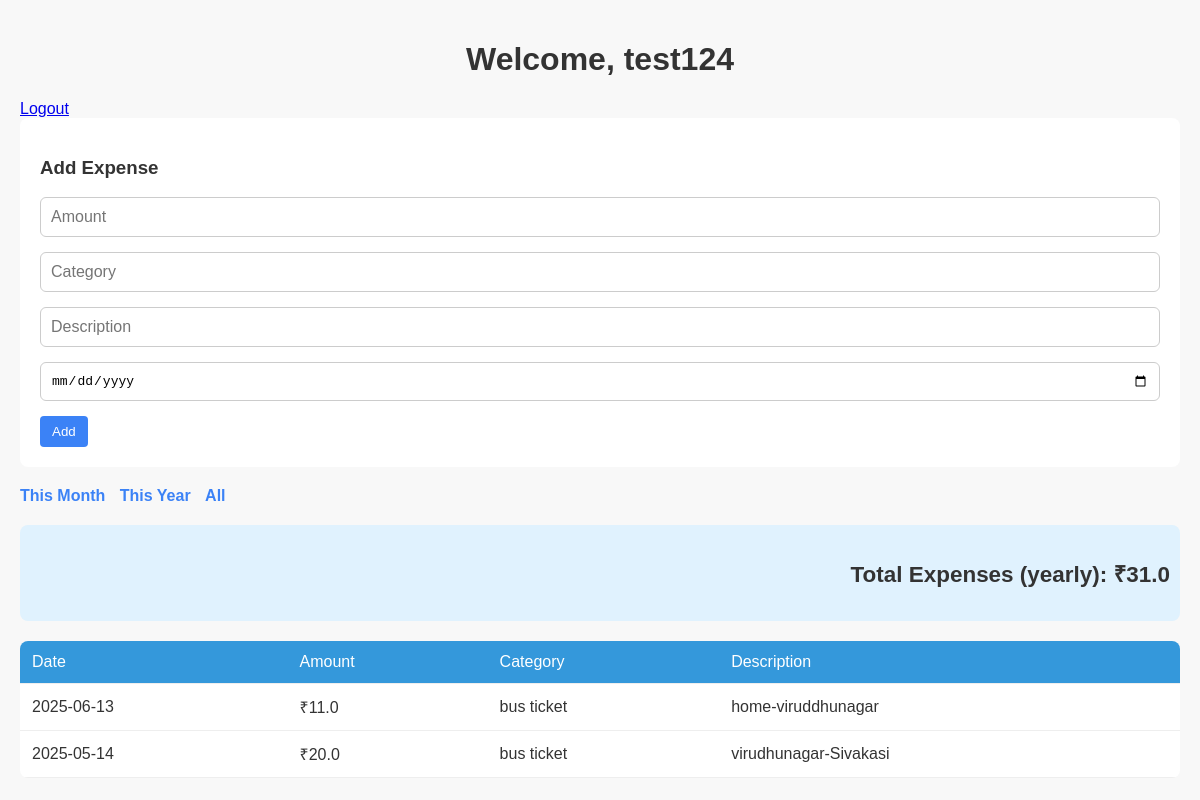
/dashboard?filter=yearly (signed in), run on the app's committed database.
### app.py (models this page shows)
class User(UserMixin, db.Model):
    id = db.Column(db.Integer, primary_key=True)
    username = db.Column(db.String(80), unique=True, nullable=False)
    password = db.Column(db.String(120), nullable=False)

class Expense(db.Model):
    id = db.Column(db.Integer, primary_key=True)
    amount = db.Column(db.Float, nullable=False)
    category = db.Column(db.String(100))
    description = db.Column(db.String(200))
    date = db.Column(db.DateTime, default=datetime.utcnow)
    user_id = db.Column(db.Integer, db.ForeignKey('user.id'), nullable=False)

### app.py (the view, shortened to what this page needs)
@app.route('/dashboard', methods=['GET', 'POST'])
@login_required
def dashboard():
    filter_type = request.args.get('filter')
    query = Expense.query.filter_by(user_id=current_user.id)
    now = datetime.utcnow()
    if filter_type == 'monthly':
        query = query.filter(
            db.extract('month', Expense.date) == now.month,
            db.extract('year', Expense.date) == now.year
        )
    elif filter_type == 'yearly':
        query = query.filter(
            db.extract('year', Expense.date) == now.year
        )
    expenses = query.order_by(Expense.date.desc()).all()
    total_amount = sum(exp.amount for exp in expenses)
    return render_template(
        'dashboard.html',
        expenses=expenses,
        total_amount=total_amount,
        filter_type=filter_type
    )

### app.py (called while the page is built)
@login_manager.user_loader
def load_user(user_id):
    return User.query.get(int(user_id))

@app.before_request
def create_tables():
    db.create_all()

### templates/dashboard.html (shortened to what this page needs)
<!DOCTYPE html>
<html lang="en">
<head>
    <link rel="stylesheet" href="{{ url_for('static', filename='style.css') }}">
</head>
<body>
    <h1>Welcome, {{ current_user.username }}</h1>
    <a href="{{ url_for('logout') }}">Logout</a>
    <form method="POST">
        <h3>Add Expense</h3>
        <input type="number" step="0.01" name="amount" placeholder="Amount" required>
        <input type="text" name="category" placeholder="Category" required>
        <input type="text" name="description" placeholder="Description">
        <input type="date" name="date">
        <button type="submit">Add</button>
    </form>
    <div class="filter-buttons">
        <a href="{{ url_for('dashboard', filter='monthly') }}">This Month</a>
        <a href="{{ url_for('dashboard', filter='yearly') }}">This Year</a>
        <a href="{{ url_for('dashboard') }}">All</a>
    </div>
    <div class="total-box">
        <h3>Total Expenses ({{ filter_type if filter_type else 'all time' }}): ₹{{ total_amount }}</h3>
    </div>
    <table>
        <thead>
            <tr>
                <th>Date</th>
                <th>Amount</th>
                <th>Category</th>
                <th>Description</th>
            </tr>
        </thead>
        <tbody>
            {% for expense in expenses %}
            <tr>
                <td>{{ expense.date.strftime('%Y-%m-%d') }}</td>
                <td>₹{{ expense.amount }}</td>
                <td>{{ expense.category }}</td>
                <td>{{ expense.description }}</td>
            </tr>
            {% else %}
            <tr>
                <td colspan="4">No expenses found.</td>
            </tr>
            {% endfor %}
        </tbody>
    </table>
</body>
</html>

### static/style.css (style rules this page uses)
body { font-family: 'Segoe UI', Tahoma, Geneva, Verdana, sans-serif; background-color: #f4f6f8; margin: 0; padding: 0; color: #333; }
h1, h2 { color: #2c3e50; text-align: center; }
table { width: 100%; border-collapse: collapse; margin-top: 20px; }
th, td { padding: 12px 16px; border-bottom: 1px solid #e0e0e0; text-align: left; }
th { background-color: #3498db; color: white; font-weight: normal; }
.total-box { text-align: right; margin-top: 20px; font-size: 1.2em; font-weight: bold; color: #2c3e50; }
form input, form select, form textarea { width: 100%; padding: 10px; border: 1px solid #ccc; border-radius: 6px; box-sizing: border-box; font-size: 1em; margin-bottom: 15px; }

### templates/dashboard.html (style rules this page uses)
body { font-family: Arial, sans-serif; padding: 20px; background: #f8f8f8; }
h1, h3 { color: #333; }
form { background: #fff; padding: 20px; margin-bottom: 20px; border-radius: 8px; }
input, select { padding: 8px; margin-right: 10px; }
button { padding: 8px 12px; background-color: #3b82f6; color: white; border: none; border-radius: 4px; }
.filter-buttons a { margin-right: 10px; text-decoration: none; color: #3b82f6; font-weight: bold; }
table { width: 100%; border-collapse: collapse; background: #fff; border-radius: 8px; overflow: hidden; }
th, td { padding: 12px; border-bottom: 1px solid #eee; text-align: left; }
.total-box { background: #e0f2fe; padding: 10px; border-radius: 8px; margin-bottom: 20px; }

### data on the page
User: username "test124"
Expense: date "2025-06-13", amount "11.0", category "bus ticket", description "home-viruddhunagar"
Expense: date "2025-05-14", amount "20.0", category "bus ticket", description "virudhunagar-Sivakasi"

### other printed values
{{ filter_type if filter_type else 'all time' }} "yearly"
{{ total_amount }} "31.0"
